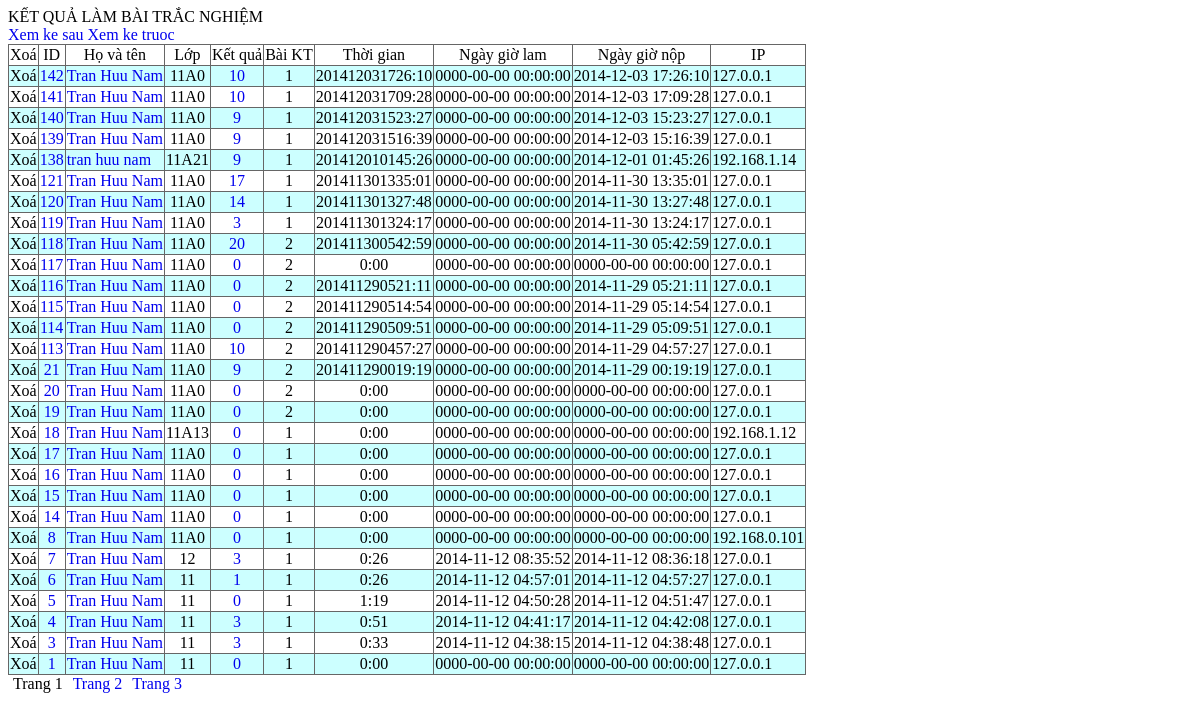
Page /qli/ketquatn.php?id=1 on the earlier database version.
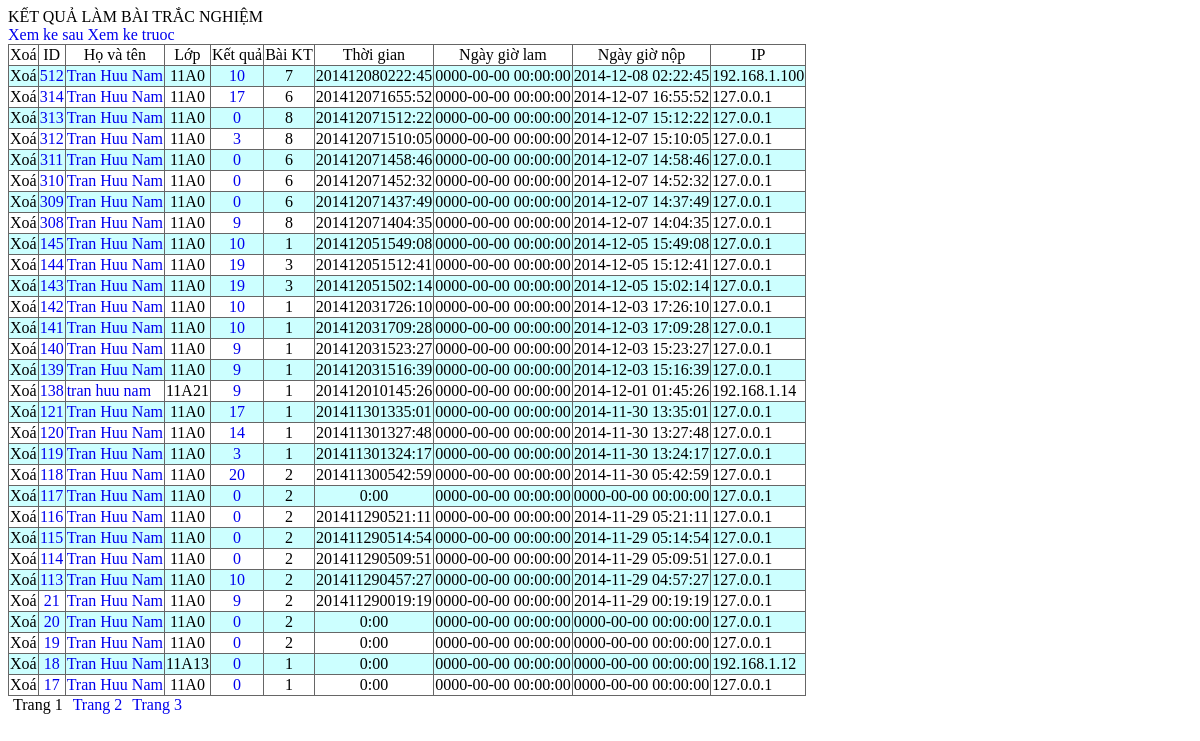
Same page on the later database version.
### tables this page shows
CREATE TABLE IF NOT EXISTS `tn_ketqua` (
  `id` int(11) unsigned NOT NULL AUTO_INCREMENT,
  `bai` int(11) unsigned NOT NULL COMMENT 'Mã bài trắc nghiệm',
  `hoten` varchar(60) NOT NULL,
  `lop` varchar(8) NOT NULL,
  `cauhoi` varchar(500) NOT NULL COMMENT 'Các câu hỏi được chọn',
  `traloi` varchar(250) NOT NULL COMMENT 'Các câu đã trả lời',
  `caudung` tinyint(1) unsigned NOT NULL COMMENT 'Số câu đúng',
  `lucvao` timestamp NOT NULL DEFAULT '0000-00-00 00:00:00' ON UPDATE CURRENT_TIMESTAMP COMMENT 'Lúc đăng nhập',
  `lucdau` timestamp NOT NULL DEFAULT '0000-00-00 00:00:00' COMMENT 'Lúc bắt đầu làm bài',
  `lucnop` timestamp NOT NULL DEFAULT '0000-00-00 00:00:00' COMMENT 'Lúc nộp bài',
  `ip` varchar(15) NOT NULL COMMENT 'Địa chỉ IP',
  PRIMARY KEY (`id`)
);

### qli/ketquatn.php (the view, shortened to what this page needs)
<?php
$id=0;
$page = 1;
$sl1page = 30;
$xemten="";
$xoa = "";
$xid=isset($_GET['id'])?intval($_GET['id']):0;
echo "<html><head><title>Kết quả kiểm tra trắc nghiệm</title>";
?>
<link rel="stylesheet" href='mystyles.css' type='text/css'>
<?php
echo "</head><body>";
echo "<div id='tracnghiem'>";
echo "KẾT QUẢ LÀM BÀI TRẮC NGHIỆM<BR/>";
echo "<div><a href='?id=".($xid+1)."'>Xem ke sau</a> <a href='?id=".($xid-1)."'>Xem ke truoc</a></div>";
echo "<table id='ketquatracnghiem'>";
echo "<tr align='center'><td>Xoá</td><td>ID</td><td>Họ và tên</td><td>Lớp</td><td>Kết quả</td><td>Bài KT</td><td>Thời gian</td><td>Ngày giờ lam</td><td>Ngày giờ nộp</td><td>IP</td></tr>";
if ($xid>0) {
	$sql="select hoten from tn_ketqua where id=$xid;";
	$result=mysql_query($sql);
	if ($row=mysql_fetch_array($result)) {
		$xemten = $row['hoten'];
	}
}
$sql = "select *,lucnop-lucdau as tgian from tn_ketqua where (hoten like '%$xemten%') order by ".($xemten?"hoten,id":"id")." desc limit ".(($page-1)*$sl1page).",".$sl1page;
$result = mysql_query($sql) or die (mysql_error());
$r=1;
while ($data = mysql_fetch_array($result)) {
	if ($id==0) $id = $data['id'];
	echo "<tr align='center' class='row".($r++%2)."'>";
	echo "<td><span class='xoa$xoa' id='".$data['id']."'>Xoá</span></td>";
	echo "<td><a href='?id=".$data['id']."'>".$data['id']."</a></td>";
	echo "<td align='left'><a href='ketquatn.php?ten=".$data['hoten']."'>".$data['hoten']."</a></td>";
	echo "<td>".strtoupper($data['lop'])."</td>";
	echo "<td><a href='xembai.php?id=".$data['id']."'>".$data['caudung']."</a></td>";
	echo "<td>".$data['bai']."</td>";
	echo "<td>";
	$phut=(int)($data['tgian']/100);
	$giay=$data['tgian'] % 100;
	if ($giay>=60) $giay-=40;
	echo  $phut .":". ($giay<=9?"0":"").$giay;
	echo "</td>";
	echo "<td>".$data['lucdau']."</td>";
	echo "<td>".$data['lucnop']."</td>";
	echo "<td align='left'>".$data['ip']."</td>";
	echo "</tr>";
}
echo "</table>";
echo "</div>";
if ($xid)
echo "<div id='page'>";
echo "<span class='page'>Trang ".$page."</span>";
if ($id>0) echo "<a href='?p=".($page+1)."' class='page'>Trang ".($page+1)."</a>";
if ($id>1) echo "<a href='?p=".($page+2)."' class='page'>Trang ".($page+2)."</a>";
echo "</div>";
echo "</body></html>";
?>

Differences in the rows shown:
no longer on this page (row unchanged): tn_ketqua: id "16", hoten "Tran Huu Nam", lop "11A0", caudung "0", bai "1", phut "0", giay "0", lucdau "0000-00-00 00:00:00", lucnop "0000-00-00 00:00:00", ip "127.0.0.1"
no longer on this page (row unchanged): tn_ketqua: id "15", hoten "Tran Huu Nam", lop "11A0", caudung "0", bai "1", phut "0", giay "0", lucdau "0000-00-00 00:00:00", lucnop "0000-00-00 00:00:00", ip "127.0.0.1"
no longer on this page (row unchanged): tn_ketqua: id "14", hoten "Tran Huu Nam", lop "11A0", caudung "0", bai "1", phut "0", giay "0", lucdau "0000-00-00 00:00:00", lucnop "0000-00-00 00:00:00", ip "127.0.0.1"
no longer on this page (row unchanged): tn_ketqua: id "8", hoten "Tran Huu Nam", lop "11A0", caudung "0", bai "1", phut "0", giay "0", lucdau "0000-00-00 00:00:00", lucnop "0000-00-00 00:00:00", ip "192.168.0.101"
no longer on this page (row unchanged): tn_ketqua: id "7", hoten "Tran Huu Nam", lop "12", caudung "3", bai "1", phut "0", giay "26", lucdau "2014-11-12 08:35:52", lucnop "2014-11-12 08:36:18", ip "127.0.0.1"
no longer on this page (row unchanged): tn_ketqua: id "6", hoten "Tran Huu Nam", lop "11", caudung "1", bai "1", phut "0", giay "26", lucdau "2014-11-12 04:57:01", lucnop "2014-11-12 04:57:27", ip "127.0.0.1"
no longer on this page (row unchanged): tn_ketqua: id "5", hoten "Tran Huu Nam", lop "11", caudung "0", bai "1", phut "1", giay "19", lucdau "2014-11-12 04:50:28", lucnop "2014-11-12 04:51:47", ip "127.0.0.1"
no longer on this page (row unchanged): tn_ketqua: id "4", hoten "Tran Huu Nam", lop "11", caudung "3", bai "1", phut "0", giay "51", lucdau "2014-11-12 04:41:17", lucnop "2014-11-12 04:42:08", ip "127.0.0.1"
no longer on this page (row unchanged): tn_ketqua: id "3", hoten "Tran Huu Nam", lop "11", caudung "3", bai "1", phut "0", giay "33", lucdau "2014-11-12 04:38:15", lucnop "2014-11-12 04:38:48", ip "127.0.0.1"
no longer on this page (row unchanged): tn_ketqua: id "1", hoten "Tran Huu Nam", lop "11", caudung "0", bai "1", phut "0", giay "0", lucdau "0000-00-00 00:00:00", lucnop "0000-00-00 00:00:00", ip "127.0.0.1"
added tn_ketqua: id "512", hoten "Tran Huu Nam", lop "11A0", caudung "10", bai "7", phut "201412080222", giay "45", lucdau "0000-00-00 00:00:00", lucnop "2014-12-08 02:22:45", ip "192.168.1.100"
added tn_ketqua: id "314", hoten "Tran Huu Nam", lop "11A0", caudung "17", bai "6", phut "201412071655", giay "52", lucdau "0000-00-00 00:00:00", lucnop "2014-12-07 16:55:52", ip "127.0.0.1"
added tn_ketqua: id "313", hoten "Tran Huu Nam", lop "11A0", caudung "0", bai "8", phut "201412071512", giay "22", lucdau "0000-00-00 00:00:00", lucnop "2014-12-07 15:12:22", ip "127.0.0.1"
added tn_ketqua: id "312", hoten "Tran Huu Nam", lop "11A0", caudung "3", bai "8", phut "201412071510", giay "5", lucdau "0000-00-00 00:00:00", lucnop "2014-12-07 15:10:05", ip "127.0.0.1"
added tn_ketqua: id "311", hoten "Tran Huu Nam", lop "11A0", caudung "0", bai "6", phut "201412071458", giay "46", lucdau "0000-00-00 00:00:00", lucnop "2014-12-07 14:58:46", ip "127.0.0.1"
added tn_ketqua: id "310", hoten "Tran Huu Nam", lop "11A0", caudung "0", bai "6", phut "201412071452", giay "32", lucdau "0000-00-00 00:00:00", lucnop "2014-12-07 14:52:32", ip "127.0.0.1"
added tn_ketqua: id "309", hoten "Tran Huu Nam", lop "11A0", caudung "0", bai "6", phut "201412071437", giay "49", lucdau "0000-00-00 00:00:00", lucnop "2014-12-07 14:37:49", ip "127.0.0.1"
added tn_ketqua: id "308", hoten "Tran Huu Nam", lop "11A0", caudung "9", bai "8", phut "201412071404", giay "35", lucdau "0000-00-00 00:00:00", lucnop "2014-12-07 14:04:35", ip "127.0.0.1"
added tn_ketqua: id "145", hoten "Tran Huu Nam", lop "11A0", caudung "10", bai "1", phut "201412051549", giay "8", lucdau "0000-00-00 00:00:00", lucnop "2014-12-05 15:49:08", ip "127.0.0.1"
added tn_ketqua: id "144", hoten "Tran Huu Nam", lop "11A0", caudung "19", bai "3", phut "201412051512", giay "41", lucdau "0000-00-00 00:00:00", lucnop "2014-12-05 15:12:41", ip "127.0.0.1"
added tn_ketqua: id "143", hoten "Tran Huu Nam", lop "11A0", caudung "19", bai "3", phut "201412051502", giay "14", lucdau "0000-00-00 00:00:00", lucnop "2014-12-05 15:02:14", ip "127.0.0.1"
